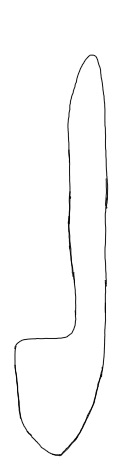
#> input picture custom_gym/map_processing/track3.jpg, 124 x 474 px
$ jupyter execute --allow-errors main3.ipynb   (shell and % lines are left out)
#> lines starting #> are read from the running program, lines starting #| are printed output that depends on the picture; after the words box and inside, x2 and y2 are one past the last pixel; in counts of white or black regions, pixels touching at a corner belong together; long printed decimals are rounded
[cell 1]
import cv2
import numpy as np
import math

# Importing and Preprocessing Any Map

[cell 2]
map_ = cv2.imread("track3.jpg")
#> map_ is the input picture: shape (474, 124, 3); min 0, max 255, mean 250.5
map_ = cv2.cvtColor(map_, cv2.COLOR_BGR2GRAY)
#> map_: shape (474, 124)

# Invert the image
_, thr = cv2.threshold(map_, 220, 255, cv2.THRESH_BINARY_INV)
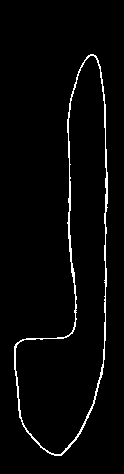
#> thr: shape (474, 124); 2.8% white in thin lines or dots, all inside (x1, y1, x2, y2) = (14, 54, 108, 456)

# Find the largest connected area
num_labels, labels, stats, centroid = cv2.connectedComponentsWithStats(thr)
#> num_labels = 2; stats = [[0, 0, 124, 474, 57124], [14, 54, 94, 402, 1652]]; centroid = [[61.09, 235.6], [75.84, 268]]
print("=====Number of Labels=====")
print(num_labels)
#| 2
print("====Region Labels====")
print(labels)
#> (printed output is left out)
print("=====Region Stats=====") #x,y,w,h,area
print(stats)
#| [[    0     0   124   474 57124]
#|  [   14    54    94   402  1652]]
print("=====Centroid==========")
print(centroid)
#| [[ 61.085 235.589]
#|  [ 75.843 268.018]]

cv2.imshow("path", thr)
cv2.waitKey()
cv2.destroyAllWindows()

### Filtered Area

[cell 3]
max_i = 0
max_area = 0

for i in range(1, num_labels):
    area = stats[i, cv2.CC_STAT_AREA]
    if area > max_area:
        max_i = i
        max_area = area
#> this loop made 1 pass
#> (area, max_area) on pass 1: (1652, 1652)
#> after the loop, max_area = 1652; max_i = 1

mask = (labels == max_i).astype(np.uint8)*255
filtered_map = cv2.bitwise_and(thr, thr, mask=mask)

cv2.imshow("test", filtered_map)
cv2.waitKey()
cv2.destroyAllWindows()

### Smoothing

[cell 4]
# Find the skeleton
skeleton = cv2.ximgproc.thinning(filtered_map, thinningType=cv2.ximgproc.THINNING_ZHANGSUEN)
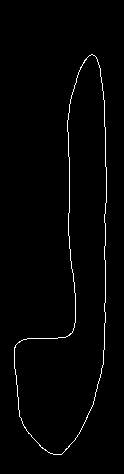
#> skeleton: shape (474, 124); 1.5% white in thin lines or dots, all inside (x1, y1, x2, y2) = (14, 54, 107, 455)

cv2.imshow("test", skeleton)
cv2.waitKey()
cv2.destroyAllWindows()

$ run again, with custom_gym/map_processing/track1.jpg copied over custom_gym/map_processing/track3.jpg
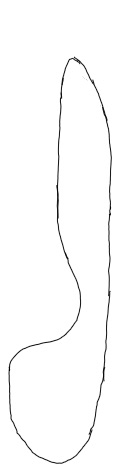
#> input picture custom_gym/map_processing/track1.jpg, 124 x 474 px
#> map_ is the input picture: shape (474, 124, 3); min 2, max 255, mean 250.9
#> map_: shape (474, 124)
#> thr: shape (474, 124); 2.8% white in thin lines or dots, all inside (x1, y1, x2, y2) = (8, 56, 112, 464)
#> `num_labels, labels, stats, centroid = cv2.connectedComponentsWithStats..`:
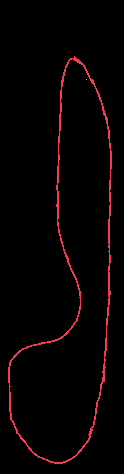
#> labels: shape (474, 124) int32; 3 distinct labels, from 0 to 2; one colour per label, 0 black
#> num_labels = 3; stats = [[0, 0, 124, 474, 57136], [8, 56, 104, 408, 1639], [86, 79, 1, 1, 1]]; centroid = [[61.14, 235.6], [73.87, 268.9], [86, 79]]
#| 3
#> (printed output is left out)
#| [[    0     0   124   474 57136]
#|  [    8    56   104   408  1639]
#|  [   86    79     1     1     1]]
#| [[ 61.145 235.573]
#|  [ 73.869 268.895]
#|  [ 86.          79.        ]]
#> the loop `for i in range(1, num_labels):` made 2 passes
#> (area, max_area) on pass 1: (1639, 1639)
#> after the loop `for i in range(1, num_labels):`: max_area = 1639; max_i = 1
#> `skeleton = cv2.ximgproc.thinning(filtered_map, thinningType=cv2.ximgpr..`:
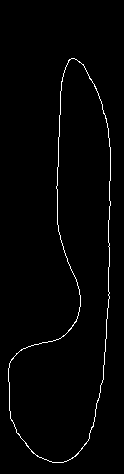
#> skeleton: shape (474, 124); 1.5% white in thin lines or dots, all inside (x1, y1, x2, y2) = (8, 58, 111, 463)

$ run again, with custom_gym/map_processing/map_compete.jpg copied over custom_gym/map_processing/track3.jpg
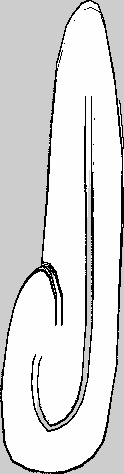
#> input picture custom_gym/map_processing/map_compete.jpg, 124 x 474 px
#> map_ is the input picture: shape (474, 124, 3); min 0, max 255, mean 218.8
#> map_: shape (474, 124)
#> thr: shape (474, 124); 42.8% white; 9 white regions (7 under 20 px), largest, box (x1, y1, x2, y2) and area: (0, 0, 124, 474) 22531, (31, 96, 94, 432) 2593
#> `num_labels, labels, stats, centroid = cv2.connectedComponentsWithStats..`:
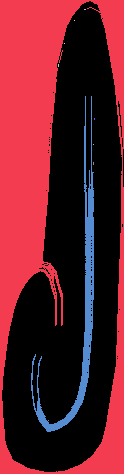
#> labels: shape (474, 124) int32; 10 distinct labels, from 0 to 9; one colour per label, 0 black
#> num_labels = 10; stats = [[2, 1, 122, 471, 33639], [0, 0, 124, 474, 22531], [84, 9, 2, 1, 2], [74, 20, 1, 1, 1], [64, 43, 1, 1, 1], [58, 64, 1, 3, 3], [31, 96, 63, 336, 2593], [94, 118, 1, 2, 2], [93, 144, 1, 1, 1], [93, 162, 1, 3, 3]]; centroid = [[70.59, 267.4], [45.91, 182.8], [84.5, 9], [74, 20], [64, 43], [58, 65], [78.97, 303.8], [94, 118.5], [93, 144], [93, 163]]
#| 10
#> (printed output is left out)
#| [[    2     1   122   471 33639]
#|  [    0     0   124   474 22531]
#|  [   84     9     2     1     2]
#|  [   74    20     1     1     1]
#|  [   64    43     1     1     1]
#|  [   58    64     1     3     3]
#> (further printed lines are left out)
#| [[ 70.586 267.364]
#|  [ 45.914 182.757]
#|  [ 84.5          9.        ]
#|  [ 74.          20.        ]
#|  [ 64.          43.        ]
#|  [ 58.          65.        ]
#> (further printed lines are left out)
#> the loop `for i in range(1, num_labels):` made 9 passes
#> (area, max_area) on pass 1: (22531, 22531)
#> after the loop `for i in range(1, num_labels):`: max_area = 22531; max_i = 1
#> mask: shape (474, 124); 38.3% white; 1 white region, box (x1, y1, x2, y2) and area: (0, 0, 124, 474) 22531
#> `skeleton = cv2.ximgproc.thinning(filtered_map, thinningType=cv2.ximgpr..`:
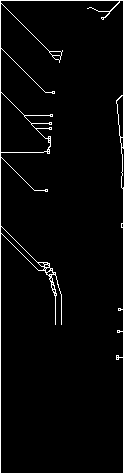
#> skeleton: shape (474, 124); 3.5% white in thin lines or dots
